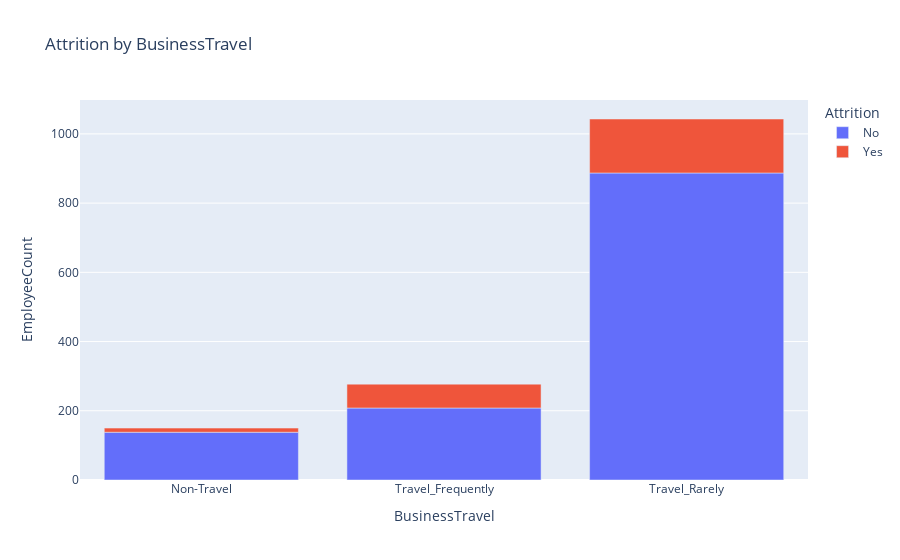

Notebook code cell kept with this figure:
### Code cell
fig = px.bar(ax, x="BusinessTravel", y="EmployeeCount", color="Attrition", title="Attrition by BusinessTravel")
fig.show()

### Figure 1 — Plotly figure (JSON) as saved in the notebook; plotly's stock layout.template omitted (floating-point values rounded to 4 significant figures)
{"data": [{"alignmentgroup": "True", "hovertemplate": "Attrition=No<br>BusinessTravel=%{x}<br>EmployeeCount=%{y}<extra></extra>", "legendgroup": "No", "marker": {"color": "#636efa"}, "name": "No", "offsetgroup": "No", "orientation": "v", "showlegend": true, "textposition": "auto", "type": "bar", "x": ["Non-Travel", "Travel_Frequently", "Travel_Rarely"], "xaxis": "x", "y": [138, 208, 887], "yaxis": "y"}, {"alignmentgroup": "True", "hovertemplate": "Attrition=Yes<br>BusinessTravel=%{x}<br>EmployeeCount=%{y}<extra></extra>", "legendgroup": "Yes", "marker": {"color": "#EF553B"}, "name": "Yes", "offsetgroup": "Yes", "orientation": "v", "showlegend": true, "textposition": "auto", "type": "bar", "x": ["Non-Travel", "Travel_Frequently", "Travel_Rarely"], "xaxis": "x", "y": [12, 69, 156], "yaxis": "y"}], "layout": {"barmode": "relative", "legend": {"title": {"text": "Attrition"}, "tracegroupgap": 0}, "title": {"text": "Attrition by BusinessTravel"}, "xaxis": {"anchor": "y", "domain": [0, 1], "title": {"text": "BusinessTravel"}}, "yaxis": {"anchor": "x", "domain": [0, 1], "title": {"text": "EmployeeCount"}}}}
